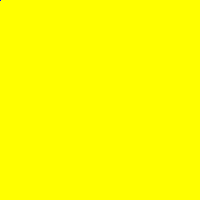
Frame 1 (no input)
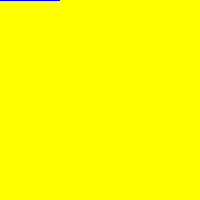
Frame 60 (the mouse pressed at the canvas centre just before this capture)
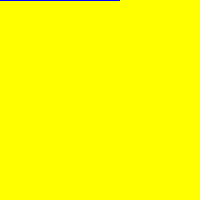
Frame 120 (the mouse held since frame 60 and released just before this capture)

The Processing sketch that drew these frames (run headless with seeded random() and noise(); from frame 60 on, the mouse is pressed at the canvas centre):

// Processing sketch: BlueOnYellowPixels5
// ── BlueOnYellowPixels5.pde
color Blue = color(0, 0, 255);
color Yellow = color(255, 255, 0);

void setup() {
  size(200, 200);
  background(Yellow);
  loadPixels();
  frameRate(1000);
}

int i = 0,
    j = 0;
    
void draw() {
  if(i < width) {
    if(j < height) {
      pixels[i * width + j] = Blue;
      updatePixels();
      j++;
    }
    else {
      if(i < width) {
        j = 0;
        i+= 4;
      }
    }
  }
}

int k = 0;

void mousePressed() {
  save("BY5" + k + ".jpg");
  k++;
}
